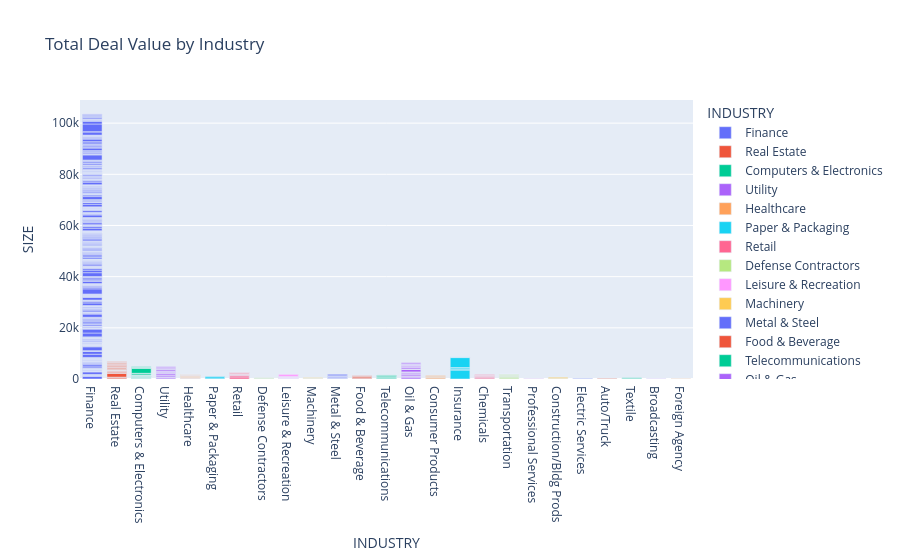

Here is the notebook cell this chart was saved with:
### Markdown cell above
#### Example of Stacked Bar Chart

### Code cell
finDeals = pd.read_excel("ExData/Data Manipulation Worksheet.xlsx",sheet_name='Financing Table Clean')
figBar = px.bar(finDeals,
             x='INDUSTRY',
             y='SIZE',
             color='INDUSTRY', hover_name="ISSUER",
            title="Total Deal Value by Industry")
figBar.show()

#code to save the graph as an html file:
#figBar.write_html(file="ADAPT2021/Output/plotlyExample.html",auto_open=True)

### Figure 1 — Plotly figure (JSON) as saved in the notebook; plotly's stock layout.template omitted (floating-point values rounded to 4 significant figures; data arrays with more than 128 entries replaced by an {"elided": "..."} marker saying what was removed)
{"data": [{"alignmentgroup": "True", "hovertemplate": "<b>%{hovertext}</b><br><br>INDUSTRY=%{x}<br>SIZE=%{y}<extra></extra>", "hovertext": {"elided": "362 str values"}, "legendgroup": "Finance", "marker": {"color": "#636efa"}, "name": "Finance", "offsetgroup": "Finance", "orientation": "v", "showlegend": true, "textposition": "auto", "type": "bar", "x": {"elided": "362 str values"}, "xaxis": "x", "y": {"elided": "362 float values"}, "yaxis": "y"}, {"alignmentgroup": "True", "hovertemplate": "<b>%{hovertext}</b><br><br>INDUSTRY=%{x}<br>SIZE=%{y}<extra></extra>", "hovertext": ["FBR Asset Investment Corp ", "CarrAmerica Realty Corporation ", "Impac Mortgage Holdings Inc ", "Public Storage, Inc. ", "Thornburg Mortgage Asset Corp ", "Senior Housing Properties Trust ", "Cohen & Steers Quality Income Fund ", "Apex Mortgage Capital Inc ", "LaSalle Hotel Properties ", "CBL & Associates Properties Inc ", "Developers Diversified Realty Corp", "Home Properties of New York", "Forest City Enterprises Inc ", "FBR Asset Investment Corp ", "HRPT Properties Trust ", "Heritage Property Investment Trust Inc ", "Ramco Gershenson Properties Trust ", "Mills Corp ", "Crescent Real EstateEquities Co. ", "iStar Financial Inc ", "Heritage Property Investment Trust", "Apex Mortgage Capital Inc ", "Apartment Investment & Management", "PS Business Parks Inc ", "America First Mortgage Investments", "Federal Realty Investment Trust ", "Brascan Corp ", "Chelsea Property Group ", "Pan Pacific RetailProperties Inc. ", "United Dominion Realty Trust Inc. ", "Anworth Mortgage Asset Corp "], "legendgroup": "Real Estate", "marker": {"color": "#EF553B"}, "name": "Real Estate", "offsetgroup": "Real Estate", "orientation": "v", "showlegend": true, "textposition": "auto", "type": "bar", "x": ["Real Estate", "Real Estate", "Real Estate", "Real Estate", "Real Estate", "Real Estate", "Real Estate", "Real Estate", "Real Estate", "Real Estate", "Real Estate", "Real Estate", "Real Estate", "Real Estate", "Real Estate", "Real Estate", "Real Estate", "Real Estate", "Real Estate", "Real Estate", "Real Estate", "Real Estate", "Real Estate", "Real Estate", "Real Estate", "Real Estate", "Real Estate", "Real Estate", "Real Estate", "Real Estate", "Real Estate"], "xaxis": "x", "y": [127.2, 550.5, 61.88, 1500.0, 104.8, 205.8, 510, 84.8, 87, 100.7, 100.2, 52.18, 55.88, 111.6, 200.3, 450.2, 73.5, 177.1, 75.2, 292.5, 450, 57.2, 371.6, 106.3, 81.9, 50.35, 350.1, 100.1, 55, 150, 117], "yaxis": "y"}, {"alignmentgroup": "True", "hovertemplate": "<b>%{hovertext}</b><br><br>INDUSTRY=%{x}<br>SIZE=%{y}<extra></extra>", "hovertext": ["SeaChange International Inc ", "Synaptics Inc ", "Photon Dynamics Inc ", "ESS Technology Inc ", "Netscreen Technologies, Inc. ", "Seebeyond Technology Corp ", "TTM Technologies Inc ", "UTStarcom ", "Anteon International Corp ", "Helix Technology Corp ", "Caminus Corp ", "Sypris Solutions Inc ", "CDW Computer Centers Inc ", "Ibis ", "InVision Technologies ", "United Technologies Corp. ", "TTM Technologies ", "Verint Systems Inc ", "Accenture Ltd ", "Activision Inc ", "Veridian Corp ", "PracticeWorks Inc ", "ProQuest Co "], "legendgroup": "Computers & Electronics", "marker": {"color": "#00cc96"}, "name": "Computers & Electronics", "offsetgroup": "Computers & Electronics", "orientation": "v", "showlegend": true, "textposition": "auto", "type": "bar", "x": ["Computers & Electronics", "Computers & Electronics", "Computers & Electronics", "Computers & Electronics", "Computers & Electronics", "Computers & Electronics", "Computers & Electronics", "Computers & Electronics", "Computers & Electronics", "Computers & Electronics", "Computers & Electronics", "Computers & Electronics", "Computers & Electronics", "Computers & Electronics", "Computers & Electronics", "Computers & Electronics", "Computers & Electronics", "Computers & Electronics", "Computers & Electronics", "Computers & Electronics", "Computers & Electronics", "Computers & Electronics", "Computers & Electronics"], "xaxis": "x", "y": [104.2, 55.2, 100.3, 93.02, 184, 82.04, 53.55, 232.9, 270, 60.75, 79, 52.2, 96, 13, 125.9, 500.2, 61.58, 72.1, 1870.0, 250.5, 216, 70.11, 180.5], "yaxis": "y"}, {"alignmentgroup": "True", "hovertemplate": "<b>%{hovertext}</b><br><br>INDUSTRY=%{x}<br>SIZE=%{y}<extra></extra>", "hovertext": ["Southern Co. Capital Funding ", "Chugach Electic Assoc Inc ", "Cinergy Corp ", "XCEL Energy Inc ", "Utilicorp United, Inc. ", "Dominion Resources Inc ", "Mississippi Power Company ", "Northeast Utilities ", "DTE Energy Corp ", "Duke Energy Corporation ", "West Penn Power Company ", "Duquesne Light Company ", "TXU Corp ", "Conectiv Inc. ", "PSE&G Energy Holdings Inc. ", "Consolidated Edison Inc. ", "Alabama Power Company ", "DQE Inc "], "legendgroup": "Utility", "marker": {"color": "#ab63fa"}, "name": "Utility", "offsetgroup": "Utility", "orientation": "v", "showlegend": true, "textposition": "auto", "type": "bar", "x": ["Utility", "Utility", "Utility", "Utility", "Utility", "Utility", "Utility", "Utility", "Utility", "Utility", "Utility", "Utility", "Utility", "Utility", "Utility", "Utility", "Utility", "Utility"], "xaxis": "x", "y": [400.2, 180.2, 203.4, 450.4, 250.3, 561.6, 80.2, 263, 200.3, 250.2, 80, 100.1, 562.6, 250.1, 135, 300.1, 350, 202.5], "yaxis": "y"}, {"alignmentgroup": "True", "hovertemplate": "<b>%{hovertext}</b><br><br>INDUSTRY=%{x}<br>SIZE=%{y}<extra></extra>", "hovertext": ["Coventry HealthcareInc ", "SangStat Medical Corp ", "Fisher Scientific International ", "Thoratec Corp ", "Wright Medical Group Inc ", "Cardinal Health, Inc. ", "Wright Medical Group ", "Cross Country ", "First Horizon Pharmaceutical Corp ", "Odyssey Healthcare, Inc. ", "Kyphon Inc ", "Advanced Neuromodulation Systems", "Conceptus Inc "], "legendgroup": "Healthcare", "marker": {"color": "#FFA15A"}, "name": "Healthcare", "offsetgroup": "Healthcare", "orientation": "v", "showlegend": true, "textposition": "auto", "type": "bar", "x": ["Healthcare", "Healthcare", "Healthcare", "Healthcare", "Healthcare", "Healthcare", "Healthcare", "Healthcare", "Healthcare", "Healthcare", "Healthcare", "Healthcare", "Healthcare"], "xaxis": "x", "y": [136.5, 77.63, 193.1, 112, 92.4, 300.4, 106.3, 259.5, 141.4, 150.8, 90, 77.5, 72], "yaxis": "y"}, {"alignmentgroup": "True", "hovertemplate": "<b>%{hovertext}</b><br><br>INDUSTRY=%{x}<br>SIZE=%{y}<extra></extra>", "hovertext": ["Smurfit-Stone Container Corp ", "Meadwestvaco ", "St. Joe Co "], "legendgroup": "Paper & Packaging", "marker": {"color": "#19d3f3"}, "name": "Paper & Packaging", "offsetgroup": "Paper & Packaging", "orientation": "v", "showlegend": true, "textposition": "auto", "type": "bar", "x": ["Paper & Packaging", "Paper & Packaging", "Paper & Packaging"], "xaxis": "x", "y": [115.1, 750.1, 203], "yaxis": "y"}, {"alignmentgroup": "True", "hovertemplate": "<b>%{hovertext}</b><br><br>INDUSTRY=%{x}<br>SIZE=%{y}<extra></extra>", "hovertext": ["Aramark Corporation ", "Wal-Mart Stores, Inc. ", "Petco Animal Supplies, Inc. ", "A.C. Moore Arts & Crafts Inc ", "Tuesday Morning Corp ", "Landry's Restaurants, Inc. ", "Kroger Company, The ", "Fleming Companies, Inc. ", "Linens 'n Things Inc "], "legendgroup": "Retail", "marker": {"color": "#FF6692"}, "name": "Retail", "offsetgroup": "Retail", "orientation": "v", "showlegend": true, "textposition": "auto", "type": "bar", "x": ["Retail", "Retail", "Retail", "Retail", "Retail", "Retail", "Retail", "Retail", "Retail"], "xaxis": "x", "y": [793.5, 500.4, 275.5, 81.6, 138, 160.0, 350.1, 200.1, 102.0], "yaxis": "y"}, {"alignmentgroup": "True", "hovertemplate": "<b>%{hovertext}</b><br><br>INDUSTRY=%{x}<br>SIZE=%{y}<extra></extra>", "hovertext": ["ManTech International Corp ", "Integrated Defense Technologies Inc ", "Integrated Defense Technologies"], "legendgroup": "Defense Contractors", "marker": {"color": "#B6E880"}, "name": "Defense Contractors", "offsetgroup": "Defense Contractors", "orientation": "v", "showlegend": true, "textposition": "auto", "type": "bar", "x": ["Defense Contractors", "Defense Contractors", "Defense Contractors"], "xaxis": "x", "y": [115.2, 154, 177.1], "yaxis": "y"}, {"alignmentgroup": "True", "hovertemplate": "<b>%{hovertext}</b><br><br>INDUSTRY=%{x}<br>SIZE=%{y}<extra></extra>", "hovertext": ["International Speedway Corp ", "Hollywood Entertainment Corp ", "Metro-Goldwyn-Mayer Inc ", "The Hockey Co. ", "Icon Fitness Corporation ", "Racing Champions Ertl Corp ", "Aramark Services Inc. Company ", "Venetian Casino Resort ", "Netflix Inc "], "legendgroup": "Leisure & Recreation", "marker": {"color": "#FF97FF"}, "name": "Leisure & Recreation", "offsetgroup": "Leisure & Recreation", "orientation": "v", "showlegend": true, "textposition": "auto", "type": "bar", "x": ["Leisure & Recreation", "Leisure & Recreation", "Leisure & Recreation", "Leisure & Recreation", "Leisure & Recreation", "Leisure & Recreation", "Leisure & Recreation", "Leisure & Recreation", "Leisure & Recreation"], "xaxis": "x", "y": [100.2, 105, 174.1, 125, 155, 82.8, 300.2, 850, 82.5], "yaxis": "y"}, {"alignmentgroup": "True", "hovertemplate": "<b>%{hovertext}</b><br><br>INDUSTRY=%{x}<br>SIZE=%{y}<extra></extra>", "hovertext": ["Actuant Corp ", "Regal-Beloit Corp ", "Terex Corp ", "Robbins & Myers Inc ", "CNH Global NV "], "legendgroup": "Machinery", "marker": {"color": "#FECB52"}, "name": "Machinery", "offsetgroup": "Machinery", "orientation": "v", "showlegend": true, "textposition": "auto", "type": "bar", "x": ["Machinery", "Machinery", "Machinery", "Machinery", "Machinery"], "xaxis": "x", "y": [91.5, 83.09, 108.8, 58.9, 200.2], "yaxis": "y"}, {"alignmentgroup": "True", "hovertemplate": "<b>%{hovertext}</b><br><br>INDUSTRY=%{x}<br>SIZE=%{y}<extra></extra>", "hovertext": ["Trinity Industries ", "Steel Dynamics ", "Inco Ltd ", "Ferro Corp ", "Liquidmetal Technologies ", "Falconbridge Limited ", "Phelps Dodge Corp ", "Noranda, Inc. "], "legendgroup": "Metal & Steel", "marker": {"color": "#636efa"}, "name": "Metal & Steel", "offsetgroup": "Metal & Steel", "orientation": "v", "showlegend": true, "textposition": "auto", "type": "bar", "x": ["Metal & Steel", "Metal & Steel", "Metal & Steel", "Metal & Steel", "Metal & Steel", "Metal & Steel", "Metal & Steel", "Metal & Steel"], "xaxis": "x", "y": [170, 200.4, 400.1, 124.9, 75.1, 250.1, 402.5, 300.1], "yaxis": "y"}, {"alignmentgroup": "True", "hovertemplate": "<b>%{hovertext}</b><br><br>INDUSTRY=%{x}<br>SIZE=%{y}<extra></extra>", "hovertext": ["Kamps AG ", "Coca-Cola Company, The ", "Coca-Cola Company, The ", "Wendy's International Inc. "], "legendgroup": "Food & Beverage", "marker": {"color": "#EF553B"}, "name": "Food & Beverage", "offsetgroup": "Food & Beverage", "orientation": "v", "showlegend": true, "textposition": "auto", "type": "bar", "x": ["Food & Beverage", "Food & Beverage", "Food & Beverage", "Food & Beverage"], "xaxis": "x", "y": [283.5, 500.4, 250.2, 225], "yaxis": "y"}, {"alignmentgroup": "True", "hovertemplate": "<b>%{hovertext}</b><br><br>INDUSTRY=%{x}<br>SIZE=%{y}<extra></extra>", "hovertext": ["Verizon Communications Inc. ", "Verizon Maryland ", "Avaya Inc ", "Regent Communications ", "Verizon New England Inc ", "Cumulus Media Inc "], "legendgroup": "Telecommunications", "marker": {"color": "#00cc96"}, "name": "Telecommunications", "offsetgroup": "Telecommunications", "orientation": "v", "showlegend": true, "textposition": "auto", "type": "bar", "x": ["Telecommunications", "Telecommunications", "Telecommunications", "Telecommunications", "Telecommunications", "Telecommunications"], "xaxis": "x", "y": [250.4, 500.4, 100.3, 78.76, 450.1, 197.5], "yaxis": "y"}, {"alignmentgroup": "True", "hovertemplate": "<b>%{hovertext}</b><br><br>INDUSTRY=%{x}<br>SIZE=%{y}<extra></extra>", "hovertext": ["Teppco Partners Global ", "Burlington Resources Inc. ", "Southern Natural Gas Company ", "Enbridge Energy Partners LP ", "Amerada Hess Corp. ", "Tesoro Petroleum Corp ", "Anadarko Petroleum Corporation ", "Consol Energy ", "Gulfmark Offshore Inc ", "Devon Energy Corporation ", "Global Industries Ltd ", "Remington Oil & GasCorp ", "BP Amoco plc ", "Peabody Energy Corp ", "Kerr-McGee Corp. ", "Swift Energy Co. ", "Northern Border Pipeline Co. ", "El Paso Energy Partners LP ", "Lone Star Technologies Inc ", "Maverick Tube Corp ", "Tennessee Gas Pipeline Company ", "Husky Oil Ltd. "], "legendgroup": "Oil & Gas", "marker": {"color": "#ab63fa"}, "name": "Oil & Gas", "offsetgroup": "Oil & Gas", "orientation": "v", "showlegend": true, "textposition": "auto", "type": "bar", "x": ["Oil & Gas", "Oil & Gas", "Oil & Gas", "Oil & Gas", "Oil & Gas", "Oil & Gas", "Oil & Gas", "Oil & Gas", "Oil & Gas", "Oil & Gas", "Oil & Gas", "Oil & Gas", "Oil & Gas", "Oil & Gas", "Oil & Gas", "Oil & Gas", "Oil & Gas", "Oil & Gas", "Oil & Gas", "Oil & Gas", "Oil & Gas", "Oil & Gas"], "xaxis": "x", "y": [500.4, 350.2, 300.4, 94.05, 600.3, 225.4, 400.2, 250.3, 53.1, 1000.0, 76.5, 55.5, 500.2, 257.4, 350.1, 200.3, 225.1, 113.6, 84.5, 72.5, 240, 400.1], "yaxis": "y"}, {"alignmentgroup": "True", "hovertemplate": "<b>%{hovertext}</b><br><br>INDUSTRY=%{x}<br>SIZE=%{y}<extra></extra>", "hovertext": ["Procter and Gamble Company ", "Rubbermaid Inc. ", "Rubbermaid Inc. ", "Cohen & Steers Income Fund", "Valspar Corp. "], "legendgroup": "Consumer Products", "marker": {"color": "#FFA15A"}, "name": "Consumer Products", "offsetgroup": "Consumer Products", "orientation": "v", "showlegend": true, "textposition": "auto", "type": "bar", "x": ["Consumer Products", "Consumer Products", "Consumer Products", "Consumer Products", "Consumer Products"], "xaxis": "x", "y": [400.2, 250.3, 250.3, 70.1, 350.1], "yaxis": "y"}, {"alignmentgroup": "True", "hovertemplate": "<b>%{hovertext}</b><br><br>INDUSTRY=%{x}<br>SIZE=%{y}<extra></extra>", "hovertext": ["Prudential Financial, Inc. ", "Everest Re Group Ltd ", "St. Paul Companies, Inc. ", "Brown & Brown, Inc. ", "Travelers Property Casualty Corp ", "Scottish Annuity & Life Holdings", "Meadowbrook InsuranceGroup Inc ", "Hub International Ltd "], "legendgroup": "Insurance", "marker": {"color": "#19d3f3"}, "name": "Insurance", "offsetgroup": "Insurance", "orientation": "v", "showlegend": true, "textposition": "auto", "type": "bar", "x": ["Insurance", "Insurance", "Insurance", "Insurance", "Insurance", "Insurance", "Insurance", "Insurance"], "xaxis": "x", "y": [3479.0, 347.5, 500.3, 157.5, 3885, 109.5, 57.35, 84], "yaxis": "y"}, {"alignmentgroup": "True", "hovertemplate": "<b>%{hovertext}</b><br><br>INDUSTRY=%{x}<br>SIZE=%{y}<extra></extra>", "hovertext": ["IMC Global Inc ", "Olin Corp ", "Bayer Corp. ", "Eastman Chemical Company ", "Polyone Corp ", "IDEX Corporation ", "FMC Corp ", "Methanex Corporation "], "legendgroup": "Chemicals", "marker": {"color": "#FF6692"}, "name": "Chemicals", "offsetgroup": "Chemicals", "orientation": "v", "showlegend": true, "textposition": "auto", "type": "bar", "x": ["Chemicals", "Chemicals", "Chemicals", "Chemicals", "Chemicals", "Chemicals", "Chemicals", "Chemicals"], "xaxis": "x", "y": [60.63, 57.8, 500.3, 400.1, 200.3, 207, 106.1, 200.1], "yaxis": "y"}, {"alignmentgroup": "True", "hovertemplate": "<b>%{hovertext}</b><br><br>INDUSTRY=%{x}<br>SIZE=%{y}<extra></extra>", "hovertext": ["Southwest Airlines Company ", "CSX Corp ", "Tsakos Energy Navigation Ltd ", "Northwest Airlines Corporation ", "PAM TransportationServices Inc ", "Tsakos Energy Navigation Limited ", "American Axle & Manufacturing", "Norfolk Southern Corp. ", "Norfolk Southern Corp. "], "legendgroup": "Transportation", "marker": {"color": "#B6E880"}, "name": "Transportation", "offsetgroup": "Transportation", "orientation": "v", "showlegend": true, "textposition": "auto", "type": "bar", "x": ["Transportation", "Transportation", "Transportation", "Transportation", "Transportation", "Transportation", "Transportation", "Transportation", "Transportation"], "xaxis": "x", "y": [385, 400.2, 95.26, 300.3, 76.45, 95.25, 256.5, 200.2, 100.1], "yaxis": "y"}, {"alignmentgroup": "True", "hovertemplate": "<b>%{hovertext}</b><br><br>INDUSTRY=%{x}<br>SIZE=%{y}<extra></extra>", "hovertext": ["Corporate Executive Board Co ", "InVision Technologies Inc "], "legendgroup": "Professional Services", "marker": {"color": "#FF97FF"}, "name": "Professional Services", "offsetgroup": "Professional Services", "orientation": "v", "showlegend": true, "textposition": "auto", "type": "bar", "x": ["Professional Services", "Professional Services"], "xaxis": "x", "y": [61, 109.5], "yaxis": "y"}, {"alignmentgroup": "True", "hovertemplate": "<b>%{hovertext}</b><br><br>INDUSTRY=%{x}<br>SIZE=%{y}<extra></extra>", "hovertext": ["Tembec Inc. ", "AO Smith Corp ", "Pulte Homes Inc "], "legendgroup": "Construction/Bldg Prods", "marker": {"color": "#FECB52"}, "name": "Construction/Bldg Prods", "offsetgroup": "Construction/Bldg Prods", "orientation": "v", "showlegend": true, "textposition": "auto", "type": "bar", "x": ["Construction/Bldg Prods", "Construction/Bldg Prods", "Construction/Bldg Prods"], "xaxis": "x", "y": [350.2, 117.3, 300.1], "yaxis": "y"}, {"alignmentgroup": "True", "hovertemplate": "<b>%{hovertext}</b><br><br>INDUSTRY=%{x}<br>SIZE=%{y}<extra></extra>", "hovertext": ["Cinergy "], "legendgroup": "Electric Services ", "marker": {"color": "#636efa"}, "name": "Electric Services ", "offsetgroup": "Electric Services ", "orientation": "v", "showlegend": true, "textposition": "auto", "type": "bar", "x": ["Electric Services "], "xaxis": "x", "y": [200.2], "yaxis": "y"}, {"alignmentgroup": "True", "hovertemplate": "<b>%{hovertext}</b><br><br>INDUSTRY=%{x}<br>SIZE=%{y}<extra></extra>", "hovertext": ["Tower Automotive Inc "], "legendgroup": "Auto/Truck", "marker": {"color": "#EF553B"}, "name": "Auto/Truck", "offsetgroup": "Auto/Truck", "orientation": "v", "showlegend": true, "textposition": "auto", "type": "bar", "x": ["Auto/Truck"], "xaxis": "x", "y": [206.2], "yaxis": "y"}, {"alignmentgroup": "True", "hovertemplate": "<b>%{hovertext}</b><br><br>INDUSTRY=%{x}<br>SIZE=%{y}<extra></extra>", "hovertext": ["Polo Ralph Lauren Corp ", "Spartech Corp "], "legendgroup": "Textile", "marker": {"color": "#00cc96"}, "name": "Textile", "offsetgroup": "Textile", "orientation": "v", "showlegend": true, "textposition": "auto", "type": "bar", "x": ["Textile", "Textile"], "xaxis": "x", "y": [291.5, 181.5], "yaxis": "y"}, {"alignmentgroup": "True", "hovertemplate": "<b>%{hovertext}</b><br><br>INDUSTRY=%{x}<br>SIZE=%{y}<extra></extra>", "hovertext": ["Regent Communications, Inc. "], "legendgroup": "Broadcasting", "marker": {"color": "#ab63fa"}, "name": "Broadcasting", "offsetgroup": "Broadcasting", "orientation": "v", "showlegend": true, "textposition": "auto", "type": "bar", "x": ["Broadcasting"], "xaxis": "x", "y": [78.75], "yaxis": "y"}, {"alignmentgroup": "True", "hovertemplate": "<b>%{hovertext}</b><br><br>INDUSTRY=%{x}<br>SIZE=%{y}<extra></extra>", "hovertext": ["World Bank"], "legendgroup": "Foreign Agency", "marker": {"color": "#FFA15A"}, "name": "Foreign Agency", "offsetgroup": "Foreign Agency", "orientation": "v", "showlegend": true, "textposition": "auto", "type": "bar", "x": ["Foreign Agency"], "xaxis": "x", "y": [100.1], "yaxis": "y"}], "layout": {"autosize": true, "barmode": "relative", "legend": {"title": {"text": "INDUSTRY"}, "tracegroupgap": 0}, "title": {"text": "Total Deal Value by Industry"}, "xaxis": {"anchor": "y", "autorange": true, "categoryarray": ["Finance", "Real Estate", "Computers & Electronics", "Utility", "Healthcare", "Paper & Packaging", "Retail", "Defense Contractors", "Leisure & Recreation", "Machinery", "Metal & Steel", "Food & Beverage", "Telecommunications", "Oil & Gas", "Consumer Products", "Insurance", "Chemicals", "Transportation", "Professional Services", "Construction/Bldg Prods", "Electric Services ", "Auto/Truck", "Textile", "Broadcasting", "Foreign Agency"], "categoryorder": "array", "domain": [0, 1], "range": [-0.5, 24.5], "title": {"text": "INDUSTRY"}, "type": "category"}, "yaxis": {"anchor": "x", "autorange": true, "domain": [0, 1], "range": [0, 109000.0], "title": {"text": "SIZE"}, "type": "linear"}}}
